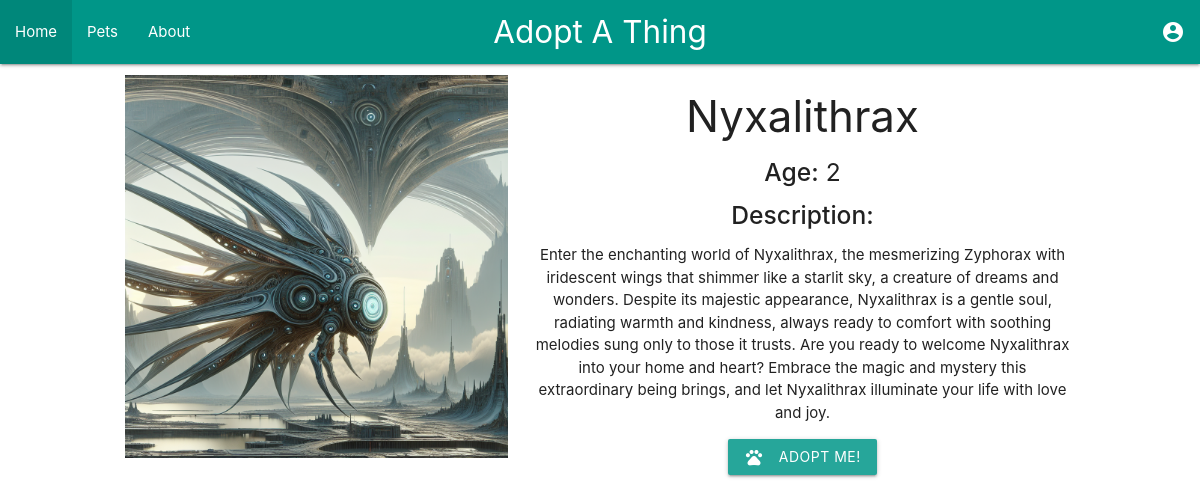
/pet/4, run on the app's committed database.
### tables this page shows
CREATE TABLE thing_images (
    id INTEGER PRIMARY KEY AUTOINCREMENT,
    thing_id INTEGER NOT NULL,
    image_url TEXT NOT NULL,
    FOREIGN KEY (thing_id) REFERENCES things(id)
);

CREATE TABLE things (
    id INTEGER PRIMARY KEY AUTOINCREMENT,
    name TEXT NOT NULL,
    species TEXT NOT NULL,
    age INTEGER NOT NULL,
    gender TEXT NOT NULL,
    description TEXT NOT NULL
);

### app.py (the view)
@app.route('/pet/<int:pet_id>')
def pet_detail(pet_id):
    conn = get_db_connection()
    pet = conn.execute('SELECT * FROM pets WHERE id = ?', (pet_id,)).fetchone()
    if pet is None:
        thing = conn.execute('SELECT * FROM things WHERE id = ?', (pet_id,)).fetchone()
        if thing is None:
            conn.close()
            return "Pet or Thing not found", 404
        images = conn.execute('SELECT image_url FROM thing_images WHERE thing_id = ?', (pet_id,)).fetchall()
        image_urls = [img['image_url'] for img in images]
        conn.close()
        return render_template('pet_detail.html', pet=thing, images=image_urls, is_ai=True)
    conn.close()
    return render_template('pet_detail.html', pet=pet, is_ai=False)

### app.py (called while the page is built)
def get_db_connection():
    with sqlite3.connect('database/petadoption.db') as conn:
        conn.row_factory = sqlite3.Row
        return conn

### templates/pet_detail.html (shortened to what this page needs)
{% extends "base.html" %}
{% block content %}
  <div class="container pet-detail-container">
    <div class="row valign-wrapper">
      <div class="col s12 m5 center-align">
        {% if images %}
        <img class="responsive-img pet-detail-image" src="{{ url_for('static', filename=images[0].replace('static/', '')) }}" alt="{{ pet.name }}">
        {% else %}
        <img class="responsive-img pet-detail-image" src="{{ url_for('static', filename='images/placeholder.png') }}" alt="No image available">
        {% endif %}
      </div>
      <div class="col s12 m7">
        <h3 class="pet-name">{{ pet.name }}</h3>
        <h5><strong>Age:</strong> {{ pet.age }}</h5>
        <h5><strong>Description:</strong></h5>
        <p class="pet-description">{{ pet.description | replace('\n', '<br>') | safe }}</p>
        <div class="center-align">
          <a class="waves-effect waves-light btn" href="{{ url_for('adopt_pet', pet_id=pet['id']) }}">
            <i class="material-icons left">pets</i> Adopt Me!
          </a>
        </div>
      </div>
    </div>
  </div>
{% endblock %}

### static/style.css (style rules this page uses)
.container { width: 90%; max-width: 1200px; margin: 0 auto; text-align: center; }

### data on the page
thing_images: image_url (picture)
things: name "Nyxalithrax", age "2", description "Enter the enchanting world of Nyxalithrax, the mesmerizing Zyphorax with iridescent wings that shimmer like a starlit sky, a creature of dreams and wonders. Despite its majestic appearance, Nyxalithrax is a gentle soul, radiating warmth and kindness, always ready to comfort with soothing melodies sung only to those it trusts. Are you ready to welcome Nyxalithrax into your home and heart? Embrace the magic and mystery this extraordinary being brings, and let Nyxalithrax illuminate your life with love and joy."
